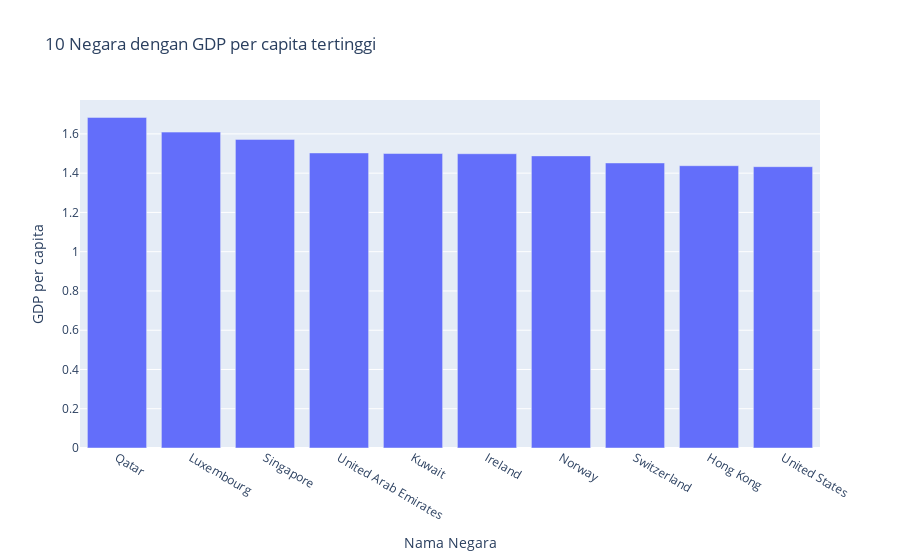

The cell this chart's notebook holds for it:
### Markdown cell above
__10 Negara dengan GDP per capita tertinggi.__

### Code cell
import plotly.graph_objects as go

df5 = df.sort_values(by=['GDP per capita'], ascending=False).head(10)
plot = go.Bar(x =df5['Country or region'], y = df5['GDP per capita'])
fig = go.Figure(data=plot)
fig.update_layout(title = '10 Negara dengan GDP per capita tertinggi',
                  xaxis_title='Nama Negara', yaxis_title='GDP per capita')
fig.show()

### Figure 1 — Plotly figure (JSON) as saved in the notebook; plotly's stock layout.template omitted (floating-point values rounded to 4 significant figures)
{"data": [{"type": "bar", "x": ["Qatar", "Luxembourg", "Singapore", "United Arab Emirates", "Kuwait", "Ireland", "Norway", "Switzerland", "Hong Kong", "United States"], "y": [1.684, 1.609, 1.572, 1.503, 1.5, 1.499, 1.488, 1.452, 1.438, 1.433]}], "layout": {"title": {"text": "10 Negara dengan GDP per capita tertinggi"}, "xaxis": {"title": {"text": "Nama Negara"}}, "yaxis": {"title": {"text": "GDP per capita"}}}}
